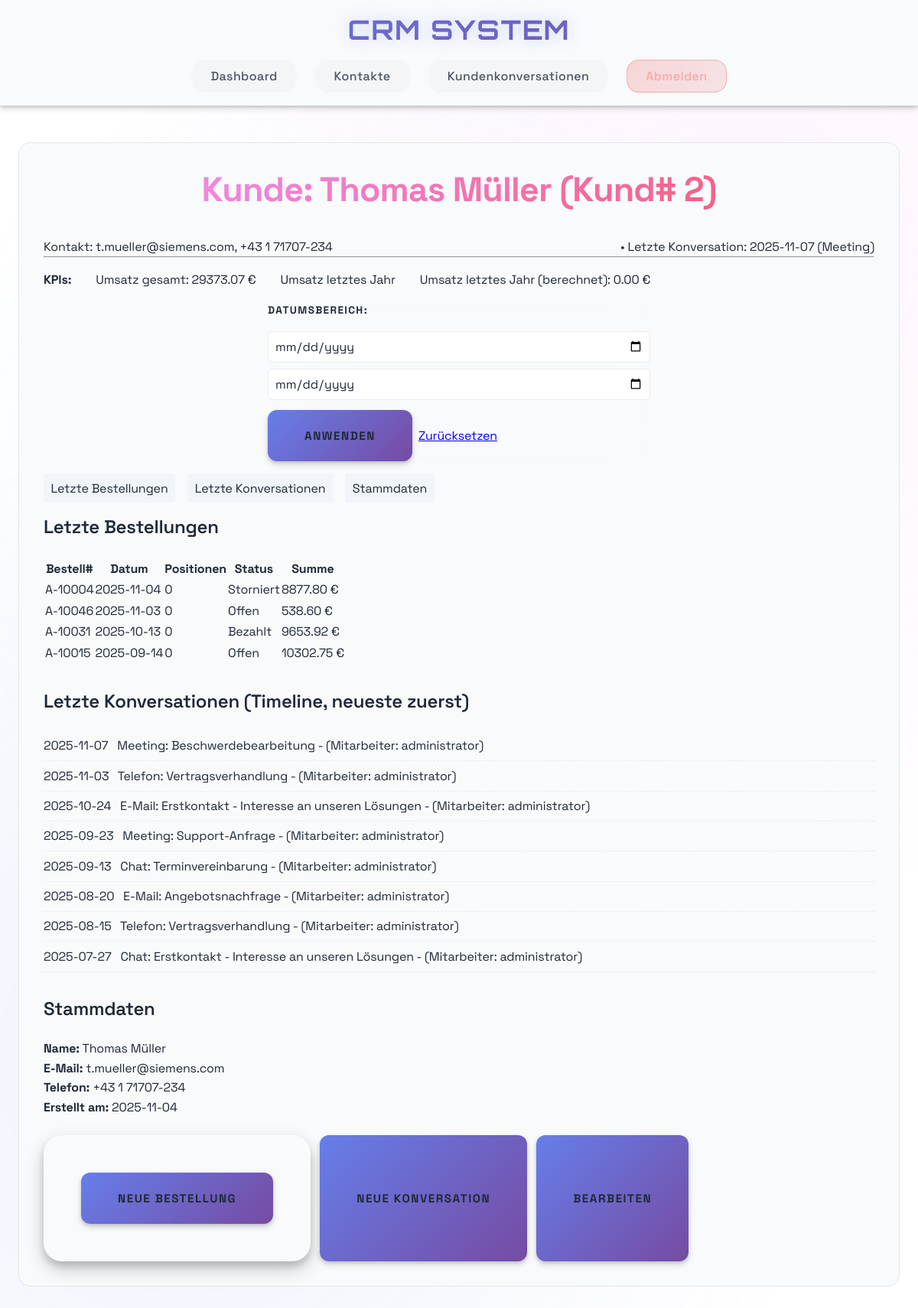
The app's page /customers/2 (signed in) with its own data.
### models.py (models this page shows)
class Customer(db.Model):
    __tablename__ = "customers"
    id = db.Column(Integer, primary_key=True, autoincrement=True)
    first_name = db.Column(String(100), nullable=False)
    last_name = db.Column(String(100), nullable=False)
    email = db.Column(String(255), unique=True)
    phone = db.Column(String(50))
    created_at = db.Column(DateTime, default=datetime.utcnow, nullable=False)
    orders = db.relationship("Order", back_populates="customer", cascade="all, delete-orphan")
    conversations = db.relationship("Conversation", back_populates="customer", cascade="all, delete-orphan")

class Conversation(db.Model):
    __tablename__ = "conversations"
    id = db.Column(Integer, primary_key=True, autoincrement=True)
    customer_id = db.Column(Integer, ForeignKey("customers.id", ondelete="CASCADE"), nullable=False)
    user_id = db.Column(Integer, ForeignKey("users.id"))
    channel = db.Column(
        SAEnum("Telefon", "E-Mail", "Meeting", "Chat", name="conversation_channel", native_enum=False, create_constraint=True, validate_strings=True),
        nullable=False,
    )
    subject = db.Column(String(255))
    notes = db.Column(Text)
    conversation_time = db.Column(DateTime, nullable=False)
    customer = db.relationship("Customer", back_populates="conversations")
    user = db.relationship("User", back_populates="conversations")
    __table_args__ = (
        Index("idx_conversations_time", "conversation_time"),
        Index("idx_conversations_customer_time", "customer_id", "conversation_time"),
    )

class Order(db.Model):
    __tablename__ = "orders"
    id = db.Column(Integer, primary_key=True, autoincrement=True)
    customer_id = db.Column(Integer, ForeignKey("customers.id", ondelete="CASCADE"), nullable=False)
    order_date = db.Column(DateTime, nullable=False)
    status = db.Column(
        SAEnum("Offen", "Bezahlt", "Storniert", name="order_status", native_enum=False, create_constraint=True, validate_strings=True),
        nullable=False,
        default="Offen",
    )
    total_amount = db.Column(Numeric(10, 2), nullable=False)
    customer = db.relationship("Customer", back_populates="orders")
    items = db.relationship("OrderItem", back_populates="order", cascade="all, delete-orphan")
    __table_args__ = (
        Index("idx_orders_date", "order_date"),
        Index("idx_orders_customer_date", "customer_id", "order_date"),
    )

class User(db.Model):
    __tablename__ = "users"
    id = db.Column(Integer, primary_key=True, autoincrement=True)
    name = db.Column(String(100), nullable=False)
    email = db.Column(String(255), unique=True)
    password_hash = db.Column(String(255))
    role = db.Column(
        SAEnum("Schüler", "Lehrer", "Admin", name="user_role", native_enum=False, create_constraint=True, validate_strings=True),
        nullable=True,
        default="Schüler",
    )
    conversations = db.relationship("Conversation", back_populates="user")

### app.py (the view)
@app.route('/customers/<int:customer_id>')
@login_required
def customer_detail(customer_id):
    from datetime import datetime, timedelta
    from sqlalchemy import func
    customer = Customer.query.get_or_404(customer_id)
    start_str = request.args.get('start')
    end_str = request.args.get('end')
    start_dt = None
    end_dt = None
    try:
        if start_str:
            start_dt = datetime.fromisoformat(start_str)
        if end_str:
            end_dt = datetime.fromisoformat(end_str)
            end_dt = end_dt + timedelta(hours=23, minutes=59, seconds=59)
    except Exception:
        start_dt = None
        end_dt = None
    orders_query = Order.query.filter_by(customer_id=customer.id)
    if start_dt:
        orders_query = orders_query.filter(Order.order_date >= start_dt)
    if end_dt:
        orders_query = orders_query.filter(Order.order_date <= end_dt)
    recent_orders = orders_query.order_by(Order.order_date.desc()).limit(10).all()
    total_query = db.session.query(func.coalesce(func.sum(Order.total_amount), 0)).filter(Order.customer_id == customer.id)
    if start_dt:
        total_query = total_query.filter(Order.order_date >= start_dt)
    if end_dt:
        total_query = total_query.filter(Order.order_date <= end_dt)
    total_revenue = float(total_query.scalar() or 0)
    now = datetime.now()
    last_year_start = datetime(now.year - 1, 1, 1)
    last_year_end = datetime(now.year - 1, 12, 31, 23, 59, 59)
    last_year_query = db.session.query(func.coalesce(func.sum(Order.total_amount), 0)).filter(Order.customer_id == customer.id, Order.order_date >= last_year_start, Order.order_date <= last_year_end)
    revenue_last_year = float(last_year_query.scalar() or 0)
    conversations_list = Conversation.query.filter_by(customer_id=customer.id).order_by(Conversation.conversation_time.desc()).limit(10).all()
    last_conversation = Conversation.query.filter_by(customer_id=customer.id).order_by(Conversation.conversation_time.desc()).first()
    return render_template('customer_detail.html',
                           customer=customer,
                           recent_orders=recent_orders,
                           conversations_list=conversations_list,
                           total_revenue=total_revenue,
                           revenue_last_year=revenue_last_year,
                           last_conversation=last_conversation,
                           start=start_str,
                           end=end_str)

### app.py (called while the page is built)
def login_required(f):
    @wraps(f)
    def decorated_function(*args, **kwargs):
        if 'user_id' not in session:
            flash('Bitte loggen Sie sich zuerst ein')
            return redirect(url_for('index'))
        return f(*args, **kwargs)
    return decorated_function

### templates/customer_detail.html (shortened to what this page needs)
{% extends "base.html" %}
{% block content %}
<div class="detail-card">
    <h2>Kunde: {{ customer.first_name }} {{ customer.last_name }} (Kund# {{ customer.id }})</h2>
    <div class="detail-row">
        <div class="contact-inline">
            Kontakt: {{ customer.email or '—' }}, {{ customer.phone or '—' }}
        </div>
        <div class="last-contact-inline">
            {% if last_conversation %}
                • Letzte Konversation: {{ last_conversation.conversation_time.strftime('%Y-%m-%d') }} ({{ last_conversation.channel }})
            {% else %}
                • Keine Konversation vorhanden
            {% endif %}
        </div>
    </div>
    <hr>
    <div class="kpis">
        <div><strong>KPIs:</strong></div>
        <div>Umsatz gesamt: {{ "{:.2f}".format(total_revenue) }} €</div>
        <div>Umsatz letztes Jahr</div>
        <div>Umsatz letztes Jahr (berechnet): {{ "{:.2f}".format(revenue_last_year) }} €</div>
    </div>
    <form method="GET" action="{{ url_for('customer_detail', customer_id=customer.id) }}" class="date-range-form">
        <label>Datumsbereich:</label>
        <input type="date" name="start" value="{{ start or '' }}">
        <input type="date" name="end" value="{{ end or '' }}">
        <button type="submit" class="btn btn-primary">Anwenden</button>
        <a class="btn btn-secondary" href="{{ url_for('customer_detail', customer_id=customer.id) }}">Zurücksetzen</a>
    </form>
    <div class="tabs">
        <a href="#orders" class="tab">Letzte Bestellungen</a>
        <a href="#contacts" class="tab">Letzte Konversationen</a>
        <a href="#master" class="tab">Stammdaten</a>
    </div>
    <section id="orders">
        <h3>Letzte Bestellungen</h3>
        <div class="table-container">
            <table class="data-table">
                <thead>
                    <tr>
                        <th>Bestell#</th>
                        <th>Datum</th>
                        <th>Positionen</th>
                        <th>Status</th>
                        <th>Summe</th>
                    </tr>
                </thead>
                <tbody>
                    {% for order in recent_orders %}
                    <tr>
                        <td>{{ 'A-' ~ (10000 + order.id) }}</td>
                        <td>{{ order.order_date.strftime('%Y-%m-%d') }}</td>
                        <td>{{ order.items|length }}</td>
                        <td>{{ order.status }}</td>
                        <td>{{ "{:.2f}".format(order.total_amount) }} €</td>
                    </tr>
                    {% else %}
                    <tr>
                        <td colspan="5" class="empty-state">Keine Bestellungen gefunden.</td>
                    </tr>
                    {% endfor %}
                </tbody>
            </table>
        </div>
    </section>
    <section id="contacts" style="margin-top:2rem;">
        <h3>Letzte Konversationen (Timeline, neueste zuerst)</h3>
        <ul class="timeline">
            {% for c in conversations_list %}
            <li>
                {{ c.conversation_time.strftime('%Y-%m-%d') }} &nbsp; {{ c.channel }}: {{ c.subject or c.notes[:60] }} {% if c.user %} - (Mitarbeiter: {{ c.user.name }}){% endif %}
            </li>
            {% else %}
            <li>Keine Konversationen gefunden.</li>
            {% endfor %}
        </ul>
    </section>
    <section id="master" style="margin-top:2rem;">
        <h3>Stammdaten</h3>
        <div><strong>Name:</strong> {{ customer.first_name }} {{ customer.last_name }}</div>
        <div><strong>E-Mail:</strong> {{ customer.email or '-' }}</div>
        <div><strong>Telefon:</strong> {{ customer.phone or '-' }}</div>
        <div><strong>Erstellt am:</strong> {{ customer.created_at.strftime('%Y-%m-%d') if customer.created_at else 'N/A' }}</div>
    </section>
    <div class="actions" style="margin-top:1.5rem; display:flex; gap:0.75rem;">
        <form method="POST" action="{{ url_for('create_order') }}" style="display:inline-block; margin:0;">
            <button type="submit" class="btn btn-primary">Neue Bestellung</button>
        </form>
        <button type="button" class="btn btn-primary" onclick="showAddConversationForm()">Neue Konversation</button>
        <button type="button" class="btn btn-secondary" onclick="showEditCustomerForm()">Bearbeiten</button>
    </div>
</div>
{% endblock %}

### static/style.css (style rules this page uses)
:root { --primary: linear-gradient(135deg, #667eea 0%, #764ba2 100%); --primary-solid: #667eea; --secondary: linear-gradient(135deg, #f093fb 0%, #f5576c 100%); --secondary-solid: #f093fb; --accent: linear-gradient(135deg, #4facfe 0%, #00f2fe 100%); --accent-solid: #4facfe; --success: #10b981; --warning: #f59e0b; --error: #ef4444; --bg-primary: #ffffff; --bg-secondary: #f8fafc; --bg-tertiary: #f1f5f9; --surface: rgba(0, 0, 0, 0.02); --text-primary: #1f2937; --text-secondary: #4b5563; --text-muted: #9ca3af; --space-xs: 0.5rem; --space-sm: 1rem; --space-md: 1.5rem; --space-lg: 2rem; --space-xl: 3rem; --radius-sm: 0.5rem; --radius-md: 0.75rem; --radius-lg: 1rem; --radius-xl: 1.5rem; --shadow-sm: 0 1px 3px rgba(0, 0, 0, 0.12), 0 1px 2px rgba(0, 0, 0, 0.24); --shadow-md: 0 4px 8px rgba(0, 0, 0, 0.15), 0 2px 4px rgba(0, 0, 0, 0.12); --shadow-lg: 0 10px 25px rgba(0, 0, 0, 0.2), 0 6px 10px rgba(0, 0, 0, 0.15); --shadow-glow: 0 0 20px rgba(102, 126, 234, 0.3); }
* { margin: 0; padding: 0; box-sizing: border-box; }
html { font-size: 16px; scroll-behavior: smooth; }
body { font-family: 'Space Grotesk', -apple-system, BlinkMacSystemFont, sans-serif; font-weight: 400; line-height: 1.6; color: #1f2937; background: #ffffff; min-height: 100vh; overflow-x: hidden; letter-spacing: -0.01em; }
body::before { content: ''; position: fixed; top: 0; left: 0; width: 100%; height: 100%; background: radial-gradient(circle at 20% 80%, rgba(102, 126, 234, 0.1) 0%, transparent 50%), radial-gradient(circle at 80% 20%, rgba(240, 147, 251, 0.1) 0%, transparent 50%), radial-gradient(circle at 40% 40%, rgba(79, 172, 254, 0.08) 0%, transparent 50%); z-index: -1; animation: gradientShift 15s ease-in-out infinite; }
h1, h2, h3, h4, h5, h6 { font-weight: 600; margin-bottom: var(--space-md); line-height: 1.3; }
h2 { font-family: 'Space Grotesk', sans-serif; font-size: 2.8rem; font-weight: 700; background: var(--secondary); background-clip: text; -webkit-background-clip: text; -webkit-text-fill-color: transparent; text-align: center; margin-bottom: var(--space-lg); letter-spacing: -0.02em; }
h3 { font-family: 'Space Grotesk', sans-serif; font-size: 1.5rem; font-weight: 600; color: var(--text-primary); letter-spacing: -0.01em; }
form { background: var(--bg-secondary); padding: var(--space-xl); border-radius: var(--radius-xl); border: 1px solid rgba(255, 255, 255, 0.1); box-shadow: var(--shadow-lg); max-width: 500px; margin: 0 auto var(--space-xl); backdrop-filter: blur(20px); }
label { font-family: 'Space Grotesk', sans-serif; display: block; margin-bottom: var(--space-xs); font-weight: 600; color: var(--text-primary); font-size: 0.85rem; text-transform: uppercase; letter-spacing: 0.1em; }
input, textarea, select { width: 100%; padding: var(--space-md); border: 2px solid rgba(255, 255, 255, 0.1); border-radius: var(--radius-md); background: var(--bg-tertiary); color: var(--text-primary); font-family: inherit; font-size: 1rem; transition: all 0.3s ease; backdrop-filter: blur(10px); }
input::placeholder, textarea::placeholder { color: var(--text-muted); }
button { font-family: 'Space Grotesk', sans-serif; background: var(--primary); color: var(--text-primary); border: none; padding: var(--space-md) var(--space-xl); border-radius: var(--radius-md); font-size: 0.95rem; font-weight: 700; cursor: pointer; transition: all 0.3s cubic-bezier(0.4, 0, 0.2, 1); box-shadow: var(--shadow-md); text-transform: uppercase; letter-spacing: 0.1em; position: relative; overflow: hidden; }
button::before { content: ''; position: absolute; top: 0; left: -100%; width: 100%; height: 100%; background: linear-gradient(135deg, rgba(255, 255, 255, 0.2) 0%, transparent 100%); transition: left 0.3s ease; }
main > * { animation: fadeInUp 0.6s ease forwards; }

### records on screen
Customer: first_name "Thomas", last_name "Müller", id "2", email "t.mueller@siemens.com", phone "+43 1 71707-234", created_at "2025-11-04"
Conversation: conversation_time "2025-11-07", channel "Meeting", subject "Beschwerdebearbeitung", user.name "administrator"
Order: id "A-10004", order_date "2025-11-04", items|length "0", status "Storniert", total_amount "8877.80"
Order: id "A-10046", order_date "2025-11-03", items|length "0", status "Offen", total_amount "538.60"
Order: id "A-10031", order_date "2025-10-13", items|length "0", status "Bezahlt", total_amount "9653.92"
Order: id "A-10015", order_date "2025-09-14", items|length "0", status "Offen", total_amount "10302.75"
Conversation: conversation_time "2025-11-03", channel "Telefon", subject "Vertragsverhandlung", user.name "administrator"
Conversation: conversation_time "2025-10-24", channel "E-Mail", subject "Erstkontakt - Interesse an unseren Lösungen", user.name "administrator"
Conversation: conversation_time "2025-09-23", channel "Meeting", subject "Support-Anfrage", user.name "administrator"
Conversation: conversation_time "2025-09-13", channel "Chat", subject "Terminvereinbarung", user.name "administrator"
Conversation: conversation_time "2025-08-20", channel "E-Mail", subject "Angebotsnachfrage", user.name "administrator"
Conversation: conversation_time "2025-08-15", channel "Telefon", subject "Vertragsverhandlung", user.name "administrator"
Conversation: conversation_time "2025-07-27", channel "Chat", subject "Erstkontakt - Interesse an unseren Lösungen", user.name "administrator"

### other values on screen
{{ "{:.2f}".format(total_revenue) }} "29373.07"
{{ "{:.2f}".format(revenue_last_year) }} "0.00"
